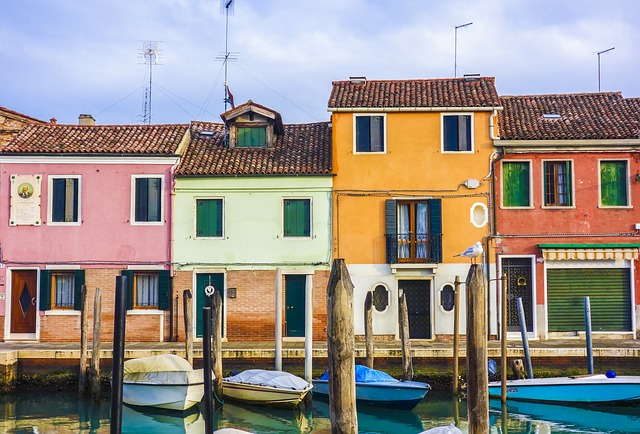
%> input picture HW1/6407068_Chengyuan_Xu_HW1/colorImg.jpg, 640 x 434 px
$ octave WrapperScript.m   (GNU Octave 9; MATLAB toolbox functions it lacks are replaced by stand-ins)
%> lines starting %> are read from the running program, lines starting %| are printed output that depends on the picture
%% Chengyuan Xu, ECE178, perm# 6407068

%% Reading image using imread is allowed
I = imread('colorImg.jpg');
%> I is the input picture: size 434x640x3 uint8; mean R, G, B 152.8, 143.8, 136.8
imshow(I)
title('Original')

%% Convert image to gray (using rgb2gray is allowed)
I_gray = rgb2gray(I);
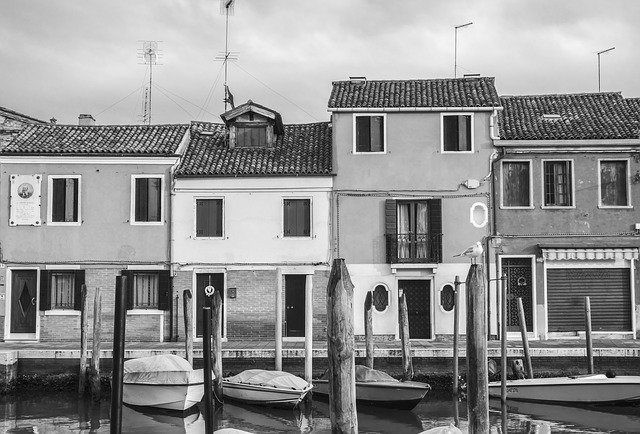
%> I_gray: size 434x640 uint8; min 0, max 255, mean 145.7

%% Flip in horizontal direction

I_flip_horizontal = I_gray(:,end:-1:1,:);
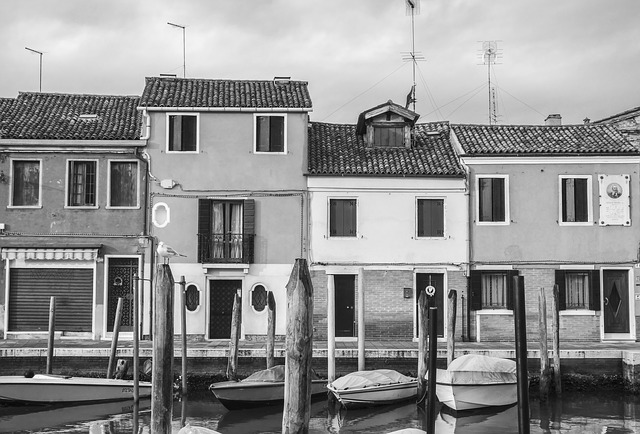
%> I_flip_horizontal: size 434x640 uint8; min 0, max 255, mean 145.7; mean of the top-left, top-right, bottom-left and bottom-right quarters 163.1, 174.9, 116.5, 128.3

imwrite(I_flip_horizontal,'output_flip_horizontal.bmp');

%% Flip in vertical direction

I_flip_vertical = I_gray(end:-1:1,:,:);
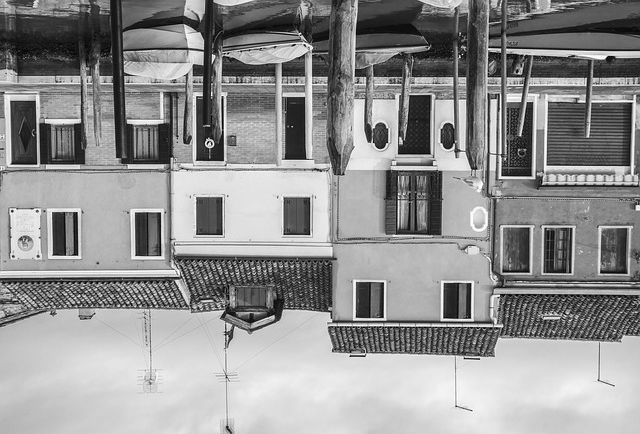
%> I_flip_vertical: size 434x640 uint8; min 0, max 255, mean 145.7; mean of the top-left, top-right, bottom-left and bottom-right quarters 128.3, 116.5, 174.9, 163.1

imwrite(I_flip_vertical,'output_flip_vertical.bmp');

%% Inverse the image

I_gray_double = im2double(I_gray);
I_gray_double_inverse = 1 - I_gray_double;
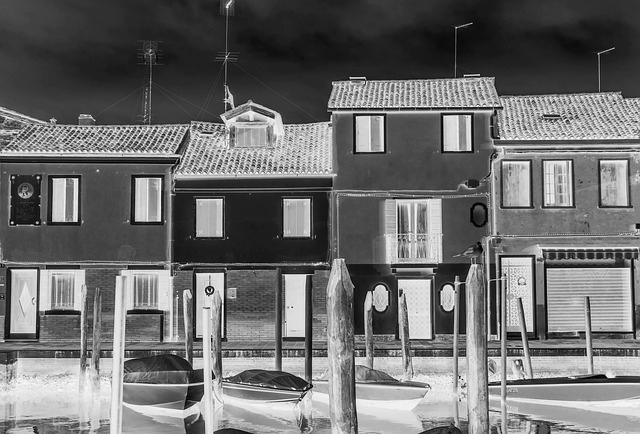
%> I_gray_double_inverse: size 434x640 double; min 0, max 1, mean 0.429
imwrite(I_gray_double_inverse,'output_inverse.bmp');

%I_gray_inverse = 255 - I_gray;

%% Horizontal gradient

I_gray_double = im2double(I_gray);

% [6 lines of commented-out code are left out]

I_hor_gradient_double = I_gray_double(:,3:end) - I_gray_double(:,1:end-2);

% compute the absolute value of gradients
I_hor_gradient_double_abs = abs(I_hor_gradient_double);

% convert to unint to write
I_hor_gradient_uint8_abs = uint8(I_hor_gradient_double_abs * 255);

% write to memory
imwrite(I_hor_gradient_uint8_abs,'output_hor_grad.bmp');

%% Vertical gradient

% [6 lines of commented-out code are left out]

I_ver_gradient_double = I_gray_double(3:end,:) - I_gray_double(1:end-2,:);
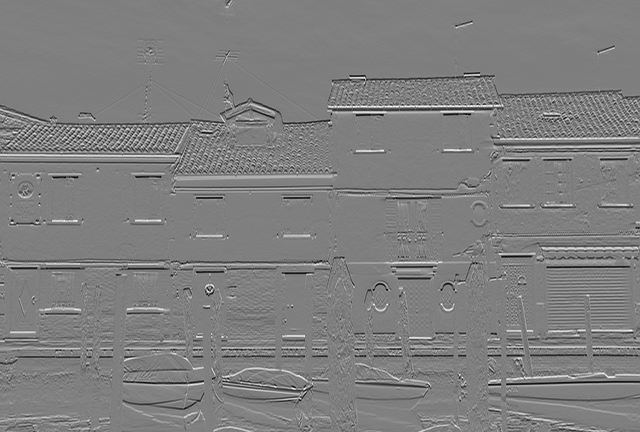
%> I_ver_gradient_double: size 432x640 double; min -0.973, max 0.973, mean -0.00166; drawn with min black and max white

% compute the absolute value of gradients
I_ver_gradient_double_abs = abs(I_ver_gradient_double);
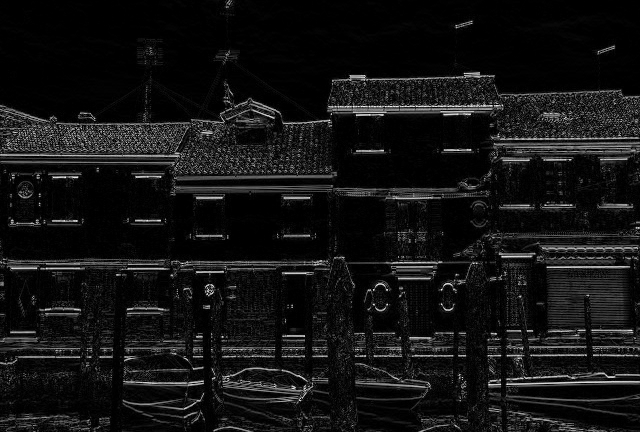
%> I_ver_gradient_double_abs: size 432x640 double; min 0, max 0.973, mean 0.0771

% convert to unint to write
I_ver_gradient_uint8_abs = uint8(I_ver_gradient_double_abs * 255);

% write to memory
imwrite(I_ver_gradient_uint8_abs,'output_ver_grad.bmp');

%% Combine horizontal and vertical gradient

I_gradient_unit8_abs = I_hor_gradient_uint8_abs(2:end-1,:) + I_ver_gradient_uint8_abs(:,2:end-1);
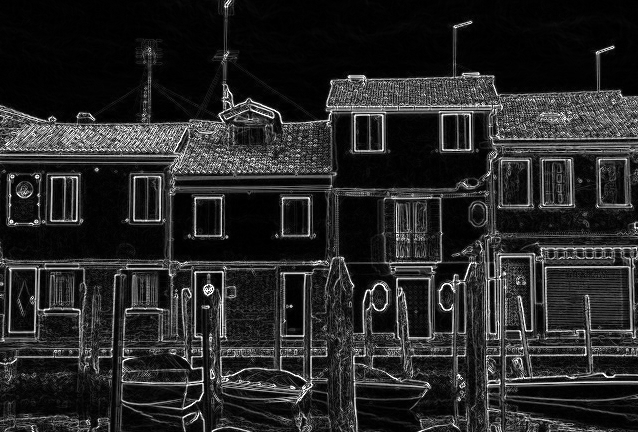
%> I_gradient_unit8_abs: size 432x638 uint8; min 0, max 255, mean 38.4
imwrite(I_gradient_unit8_abs,'I_gradient_unit8_abs.bmp')
